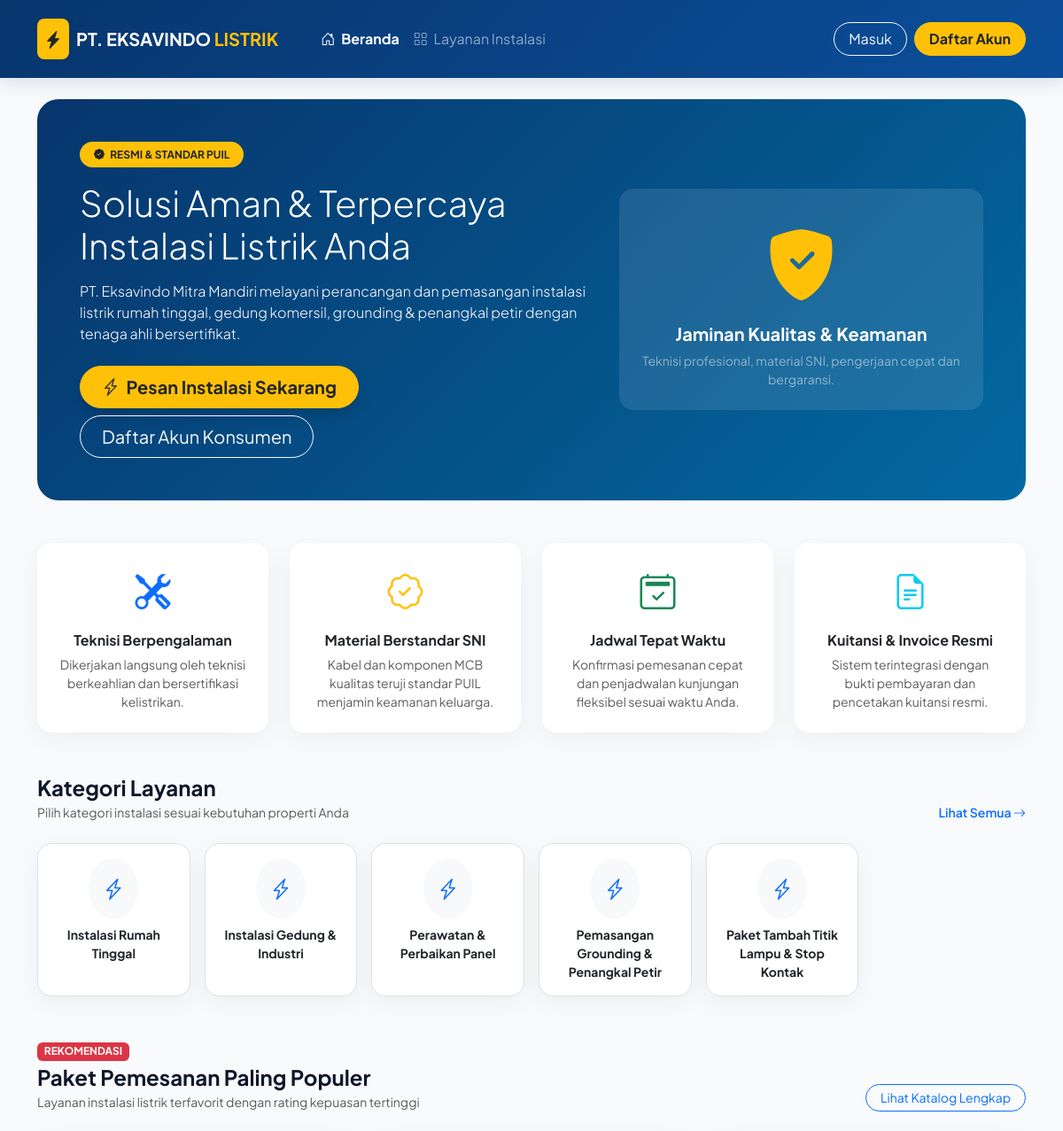
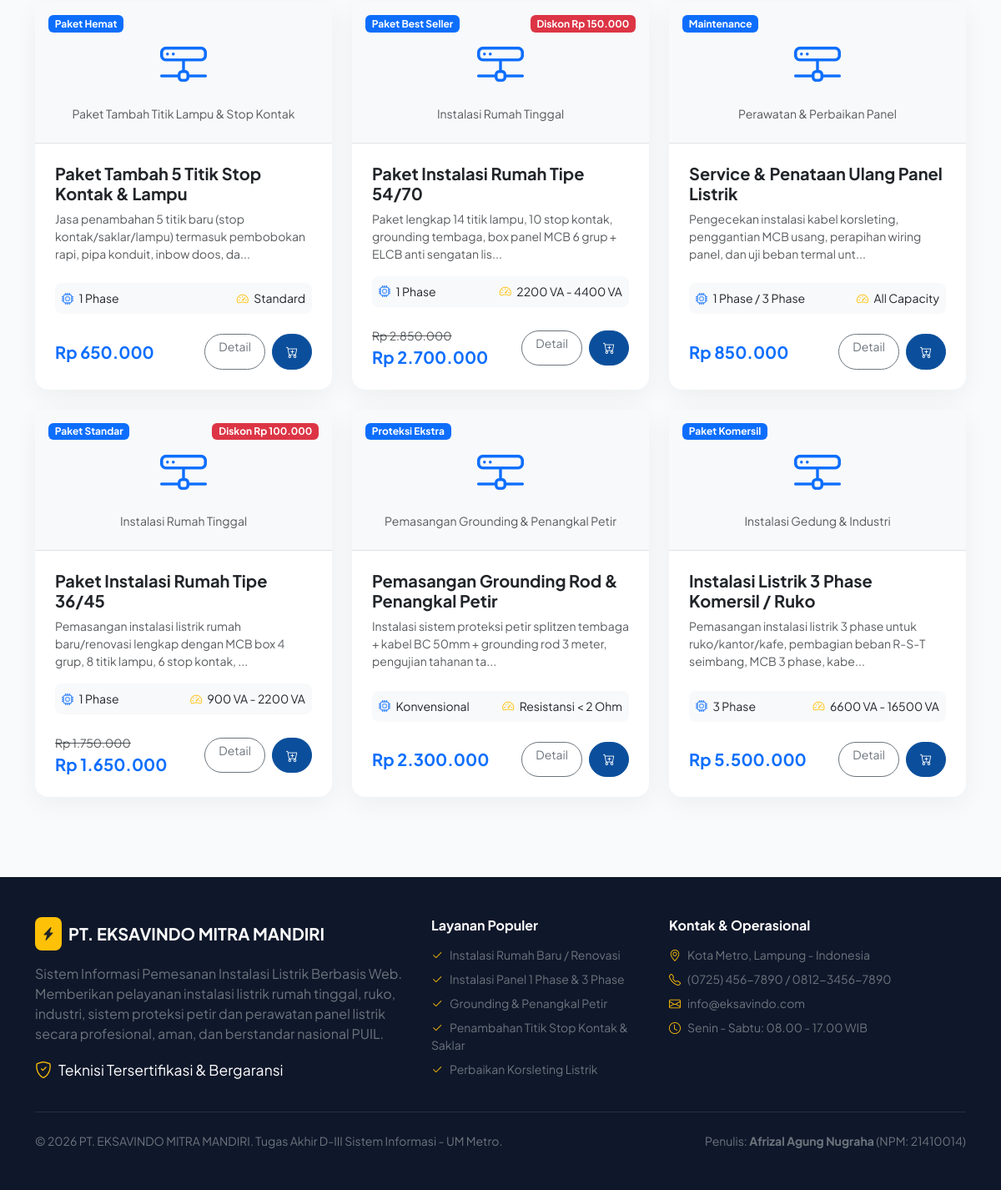
The page / on the database its author committed (2 pictures, top to bottom).
### tables this page shows
CREATE TABLE `kategori` (
  `id_kategori` int(11) NOT NULL AUTO_INCREMENT,
  `nama_kategori` varchar(100) NOT NULL,
  PRIMARY KEY (`id_kategori`)
);

CREATE TABLE `produk` (
  `id_produk` int(11) NOT NULL AUTO_INCREMENT,
  `nama_produk` varchar(100) NOT NULL,
  `label_produk` varchar(100) DEFAULT NULL,
  `ukuran` varchar(100) DEFAULT NULL,
  `daya` varchar(100) DEFAULT NULL,
  `id_kategori` int(11) NOT NULL,
  `deskripsi_produk` text DEFAULT NULL,
  `harga` int(11) NOT NULL,
  `foto_produk` varchar(100) DEFAULT 'default_product.jpg',
  `stok` int(11) NOT NULL DEFAULT 10,
  `terjual` int(11) NOT NULL DEFAULT 0,
  `created_at` timestamp NOT NULL DEFAULT current_timestamp(),
  PRIMARY KEY (`id_produk`),
  KEY `fk_produk_kategori` (`id_kategori`),
  CONSTRAINT `fk_produk_kategori` FOREIGN KEY (`id_kategori`) REFERENCES `kategori` (`id_kategori`) ON DELETE CASCADE
);

CREATE TABLE `diskon` (
  `id_diskon` int(11) NOT NULL AUTO_INCREMENT,
  `id_produk` int(11) NOT NULL,
  `besar_diskon` int(11) NOT NULL DEFAULT 0,
  `is_active` int(11) NOT NULL DEFAULT 1,
  PRIMARY KEY (`id_diskon`),
  KEY `fk_diskon_produk` (`id_produk`),
  CONSTRAINT `fk_diskon_produk` FOREIGN KEY (`id_produk`) REFERENCES `produk` (`id_produk`) ON DELETE CASCADE
);

### config/app.php (called while the page is built, shortened)
<?php
function rupiah($nominal) {
    return 'Rp ' . number_format($nominal, 0, ',', '.');
}
function is_logged_in() {
    return isset($_SESSION['user']);
}

### views/konsumen/home.php (the view, shortened to what this page needs)
<?php
require_once __DIR__ . '/../layouts/header.php';
$db = Database::connect();
$sql = "SELECT p.*, k.nama_kategori, d.besar_diskon
        FROM produk p
        LEFT JOIN kategori k ON p.id_kategori = k.id_kategori
        LEFT JOIN diskon d ON p.id_produk = d.id_produk AND d.is_active = 1
        ORDER BY p.terjual DESC LIMIT 6";
$stmt = $db->query($sql);
$featuredProducts = $stmt->fetchAll();
$categories = $db->query("SELECT * FROM kategori")->fetchAll();
?>
<div class="container my-4">
    <div class="hero-banner p-4 p-md-5">
        <div class="row align-items-center">
            <div class="col-lg-7">
                <span class="badge bg-warning text-dark px-3 py-2 rounded-pill fw-bold mb-3">
                    <i class="bi bi-patch-check-fill me-1"></i> RESMI & STANDAR PUIL
                </span>
                <h1 class="display-6 fw-extrabold mb-3">Solusi Aman & Terpercaya Instalasi Listrik Anda</h1>
                <p class="lead opacity-90 mb-4 fs-6">
                    PT. Eksavindo Mitra Mandiri melayani perancangan dan pemasangan instalasi listrik rumah tinggal, gedung komersil, grounding & penangkal petir dengan tenaga ahli bersertifikat.
                </p>
                <div class="d-flex flex-wrap gap-2">
                    <a href="index.php?page=katalog" class="btn btn-warning btn-lg px-4 fw-bold text-dark rounded-pill shadow">
                        <i class="bi bi-lightning-charge me-1"></i> Pesan Instalasi Sekarang
                    </a>
                    <?php if (!is_logged_in()): ?>
                    <a href="index.php?page=register" class="btn btn-outline-light btn-lg px-4 rounded-pill">
                        Daftar Akun Konsumen
                    </a>
                    <?php endif; ?>
                </div>
            </div>
            <div class="col-lg-5 text-center d-none d-lg-block">
                <div class="bg-white bg-opacity-10 p-4 rounded-4 backdrop-blur">
                    <i class="bi bi-shield-fill-check text-warning" style="font-size: 5rem;"></i>
                    <h5 class="fw-bold mt-2">Jaminan Kualitas & Keamanan</h5>
                    <p class="small text-white-50 mb-0">Teknisi profesional, material SNI, pengerjaan cepat dan bergaransi.</p>
                </div>
            </div>
        </div>
    </div>
</div>
<div class="container my-5">
    <div class="row g-4 text-center">
        <div class="col-md-3">
            <div class="card card-custom p-4 h-100">
                <div class="text-primary mb-3"><i class="bi bi-tools fs-1"></i></div>
                <h6 class="fw-bold">Teknisi Berpengalaman</h6>
                <p class="text-muted small mb-0">Dikerjakan langsung oleh teknisi berkeahlian dan bersertifikasi kelistrikan.</p>
            </div>
        </div>
        <div class="col-md-3">
            <div class="card card-custom p-4 h-100">
                <div class="text-warning mb-3"><i class="bi bi-patch-check fs-1"></i></div>
                <h6 class="fw-bold">Material Berstandar SNI</h6>
                <p class="text-muted small mb-0">Kabel dan komponen MCB kualitas teruji standar PUIL menjamin keamanan keluarga.</p>
            </div>
        </div>
        <div class="col-md-3">
            <div class="card card-custom p-4 h-100">
                <div class="text-success mb-3"><i class="bi bi-calendar2-check fs-1"></i></div>
                <h6 class="fw-bold">Jadwal Tepat Waktu</h6>
                <p class="text-muted small mb-0">Konfirmasi pemesanan cepat dan penjadwalan kunjungan fleksibel sesuai waktu Anda.</p>
            </div>
        </div>
        <div class="col-md-3">
            <div class="card card-custom p-4 h-100">
                <div class="text-info mb-3"><i class="bi bi-file-earmark-text fs-1"></i></div>
                <h6 class="fw-bold">Kuitansi & Invoice Resmi</h6>
                <p class="text-muted small mb-0">Sistem terintegrasi dengan bukti pembayaran dan pencetakan kuitansi resmi.</p>
            </div>
        </div>
    </div>
</div>
<div class="container my-5">
    <div class="d-flex justify-content-between align-items-end mb-4">
        <div>
            <h4 class="fw-bold mb-1">Kategori Layanan</h4>
            <p class="text-muted small mb-0">Pilih kategori instalasi sesuai kebutuhan properti Anda</p>
        </div>
        <a href="index.php?page=katalog" class="text-primary fw-semibold text-decoration-none small">Lihat Semua <i class="bi bi-arrow-right"></i></a>
    </div>
    <div class="row g-3">
        <?php foreach ($categories as $cat): ?>
        <div class="col-6 col-md-4 col-lg-2">
            <a href="index.php?page=katalog&kategori=<?= $cat['id_kategori'] ?>" class="text-decoration-none text-dark">
                <div class="card card-custom text-center p-3 h-100 border hover-border-primary">
                    <div class="bg-light p-3 rounded-circle d-inline-block mx-auto mb-2 text-primary">
                        <i class="bi bi-lightning-charge fs-4"></i>
                    </div>
                    <div class="small fw-bold"><?= htmlspecialchars($cat['nama_kategori']) ?></div>
                </div>
            </a>
        </div>
        <?php endforeach; ?>
    </div>
</div>
<div class="container my-5">
    <div class="d-flex justify-content-between align-items-end mb-4">
        <div>
            <span class="badge bg-danger mb-1">REKOMENDASI</span>
            <h4 class="fw-bold mb-1">Paket Pemesanan Paling Populer</h4>
            <p class="text-muted small mb-0">Layanan instalasi listrik terfavorit dengan rating kepuasan tertinggi</p>
        </div>
        <a href="index.php?page=katalog" class="btn btn-outline-primary rounded-pill btn-sm px-3">Lihat Katalog Lengkap</a>
    </div>
    <div class="row g-4">
        <?php foreach ($featuredProducts as $item):
            $finalPrice = $item['harga'] - ($item['besar_diskon'] ?? 0);
        ?>
        <div class="col-md-6 col-lg-4">
            <div class="card card-custom h-100 d-flex flex-column">
                <div class="position-relative bg-light rounded-top p-4 text-center border-bottom">
                    <?php if (!empty($item['label_produk'])): ?>
                    <span class="position-absolute top-0 start-0 m-3 badge bg-primary"><?= htmlspecialchars($item['label_produk']) ?></span>
                    <?php endif; ?>
                    <?php if (!empty($item['besar_diskon'])): ?>
                    <span class="position-absolute top-0 end-0 m-3 badge bg-danger">Diskon <?= rupiah($item['besar_diskon']) ?></span>
                    <?php endif; ?>
                    <i class="bi bi-hdd-network text-primary display-4 my-3 d-inline-block"></i>
                    <div class="text-muted small"><?= htmlspecialchars($item['nama_kategori']) ?></div>
                </div>
                <div class="card-body d-flex flex-column p-4">
                    <h5 class="fw-bold text-dark mb-2"><?= htmlspecialchars($item['nama_produk']) ?></h5>
                    <p class="text-muted small flex-grow-1"><?= htmlspecialchars(substr($item['deskripsi_produk'], 0, 110)) ?>...</p>
                    <div class="bg-light p-2 rounded-3 mb-3 small d-flex justify-content-between">
                        <span><i class="bi bi-cpu me-1 text-primary"></i> <?= htmlspecialchars($item['ukuran'] ?: '-') ?></span>
                        <span><i class="bi bi-speedometer2 me-1 text-warning"></i> <?= htmlspecialchars($item['daya'] ?: '-') ?></span>
                    </div>
                    <div class="d-flex justify-content-between align-items-center mt-2">
                        <div>
                            <?php if (!empty($item['besar_diskon'])): ?>
                            <del class="text-muted small d-block"><?= rupiah($item['harga']) ?></del>
                            <?php endif; ?>
                            <span class="fs-5 fw-bold text-primary"><?= rupiah($finalPrice) ?></span>
                        </div>
                        <div class="d-flex gap-2">
                            <a href="index.php?page=detail_produk&id=<?= $item['id_produk'] ?>" class="btn btn-outline-secondary btn-sm rounded-pill px-3">
                                Detail
                            </a>
                            <form action="index.php?page=tambah_keranjang" method="POST" class="d-inline">
                                <button type="submit" class="btn btn-primary-custom btn-sm rounded-pill px-3" title="Tambah ke Keranjang">
                                    <i class="bi bi-cart-plus"></i>
                                </button>
                            </form>
                        </div>
                    </div>
                </div>
            </div>
        </div>
        <?php endforeach; ?>
    </div>
</div>
<?php require_once __DIR__ . '/../layouts/footer.php'; ?>

### views/layouts/header.php (style rules this page uses)
:root { --primary-color: #0b4f9c; --primary-dark: #07356c; --accent-yellow: #f59e0b; --accent-glow: #e0f2fe; --bg-light: #f8fafc; --text-dark: #0f172a; }
body { font-family: 'Plus Jakarta Sans', sans-serif; background-color: var(--bg-light); color: var(--text-dark); min-height: 100vh; display: flex; flex-direction: column; }
.card-custom { border: none; border-radius: 1rem; box-shadow: 0 8px 30px rgba(0, 0, 0, 0.05); transition: all 0.25s ease-in-out; background: #ffffff; }
.btn-primary-custom { background-color: var(--primary-color); border-color: var(--primary-color); color: white; font-weight: 600; border-radius: 0.6rem; padding: 0.6rem 1.4rem; transition: all 0.2s; }
.hero-banner { background: linear-gradient(135deg, #07356c 0%, #0369a1 100%); color: white; border-radius: 1.5rem; position: relative; overflow: hidden; }

### rows shown on the page
kategori: nama_kategori "Instalasi Rumah Tinggal"
kategori: nama_kategori "Instalasi Gedung & Industri"
kategori: nama_kategori "Perawatan & Perbaikan Panel"
kategori: nama_kategori "Pemasangan Grounding & Penangkal Petir"
kategori: nama_kategori "Paket Tambah Titik Lampu & Stop Kontak"
produk: label_produk "Paket Hemat", id_kategori.nama_kategori "Paket Tambah Titik Lampu & Stop Kontak", nama_produk "Paket Tambah 5 Titik Stop Kontak & Lampu", deskripsi_produk "Jasa penambahan 5 titik baru (stop kontak/saklar/lampu) termasuk pembobokan rapi, pipa konduit, inbow doos, da", ukuran "1 Phase", daya "Standard", finalPrice "Rp 650.000"
produk: label_produk "Paket Best Seller", diskon.besar_diskon "Rp 150.000", id_kategori.nama_kategori "Instalasi Rumah Tinggal", nama_produk "Paket Instalasi Rumah Tipe 54/70", deskripsi_produk "Paket lengkap 14 titik lampu, 10 stop kontak, grounding tembaga, box panel MCB 6 grup + ELCB anti sengatan lis", ukuran "1 Phase", daya "2200 VA - 4400 VA", harga "Rp 2.850.000", harga.besar_diskon "Rp 2.700.000"
produk: label_produk "Maintenance", id_kategori.nama_kategori "Perawatan & Perbaikan Panel", nama_produk "Service & Penataan Ulang Panel Listrik", deskripsi_produk "Pengecekan instalasi kabel korsleting, penggantian MCB usang, perapihan wiring panel, dan uji beban termal unt", ukuran "1 Phase / 3 Phase", daya "All Capacity", finalPrice "Rp 850.000"
produk: label_produk "Paket Standar", diskon.besar_diskon "Rp 100.000", id_kategori.nama_kategori "Instalasi Rumah Tinggal", nama_produk "Paket Instalasi Rumah Tipe 36/45", deskripsi_produk "Pemasangan instalasi listrik rumah baru/renovasi lengkap dengan MCB box 4 grup, 8 titik lampu, 6 stop kontak,", ukuran "1 Phase", daya "900 VA - 2200 VA", harga "Rp 1.750.000", harga.besar_diskon "Rp 1.650.000"
produk: label_produk "Proteksi Ekstra", id_kategori.nama_kategori "Pemasangan Grounding & Penangkal Petir", nama_produk "Pemasangan Grounding Rod & Penangkal Petir", deskripsi_produk "Instalasi sistem proteksi petir splitzen tembaga + kabel BC 50mm + grounding rod 3 meter, pengujian tahanan ta", ukuran "Konvensional", daya "Resistansi < 2 Ohm", finalPrice "Rp 2.300.000"
produk: label_produk "Paket Komersil", id_kategori.nama_kategori "Instalasi Gedung & Industri", nama_produk "Instalasi Listrik 3 Phase Komersil / Ruko", deskripsi_produk "Pemasangan instalasi listrik 3 phase untuk ruko/kantor/kafe, pembagian beban R-S-T seimbang, MCB 3 phase, kabe", ukuran "3 Phase", daya "6600 VA - 16500 VA", finalPrice "Rp 5.500.000"

### other values the page prints
APP_NAME "PT. EKSAVINDO MITRA MANDIRI"
